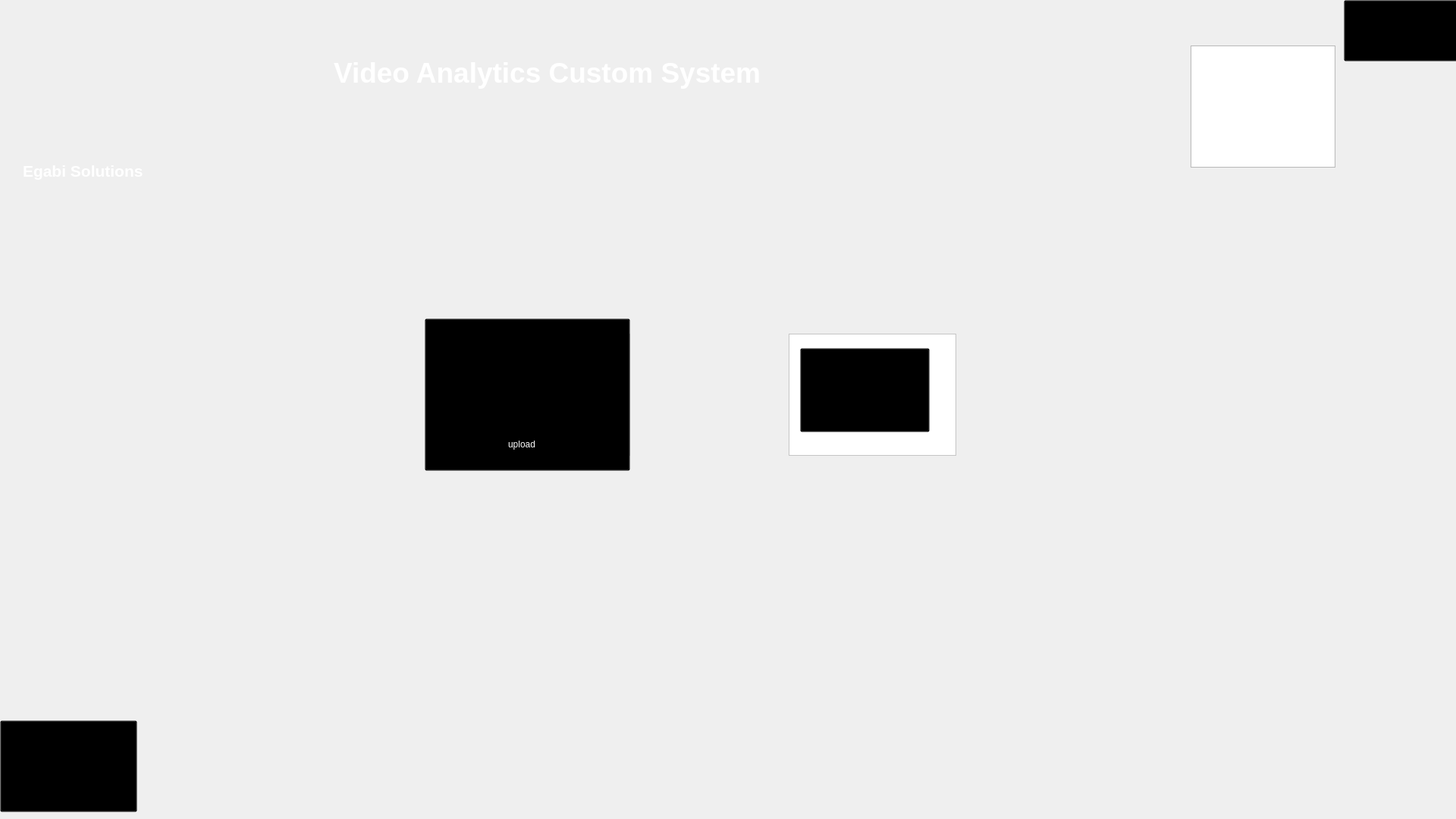
<?xml version="1.0" encoding="UTF-8"?>
<ui version="4.0">
 <class>Frame</class>
 <widget class="QFrame" name="Frame">
  <property name="geometry">
   <rect>
    <x>0</x>
    <y>0</y>
    <width>1920</width>
    <height>1080</height>
   </rect>
  </property>
  <property name="windowTitle">
   <string>Frame</string>
  </property>
  <property name="styleSheet">
   <string notr="true">border-image:url(91.jpg);</string>
  </property>
  <widget class="QGraphicsView" name="graphicsView_2">
   <property name="geometry">
    <rect>
     <x>-15</x>
     <y>-10</y>
     <width>331</width>
     <height>251</height>
    </rect>
   </property>
   <property name="styleSheet">
    <string notr="true">border-image:url(egabi3.png);
background: transparent;</string>
   </property>
  </widget>
  <widget class="QPushButton" name="pushButton">
   <property name="geometry">
    <rect>
     <x>560</x>
     <y>420</y>
     <width>271</width>
     <height>201</height>
    </rect>
   </property>
   <property name="styleSheet">
    <string notr="true">border-image:url(2.png);
background: transparent;</string>
   </property>
   <property name="text">
    <string/>
   </property>
  </widget>
  <widget class="QPushButton" name="pushButton_2">
   <property name="geometry">
    <rect>
     <x>1055</x>
     <y>459</y>
     <width>171</width>
     <height>111</height>
    </rect>
   </property>
   <property name="styleSheet">
    <string notr="true">border-image:url(32.png);
background: transparent;</string>
   </property>
   <property name="text">
    <string/>
   </property>
  </widget>
  <widget class="QLabel" name="label">
   <property name="geometry">
    <rect>
     <x>670</x>
     <y>560</y>
     <width>131</width>
     <height>51</height>
    </rect>
   </property>
   <property name="styleSheet">
    <string notr="true">background: transparent;
color: rgb(255, 255, 255);
font: 75 10pt &quot;MS Shell Dlg 2&quot;;
border-image:0;</string>
   </property>
   <property name="text">
    <string>upload</string>
   </property>
  </widget>
  <widget class="QLabel" name="label_2">
   <property name="geometry">
    <rect>
     <x>1100</x>
     <y>550</y>
     <width>161</width>
     <height>51</height>
    </rect>
   </property>
   <property name="styleSheet">
    <string notr="true">background: transparent;
color: rgb(255, 255, 255);
font: 75 10pt &quot;MS Shell Dlg 2&quot;;
border-image:0;</string>
   </property>
   <property name="text">
    <string>Camera Stream</string>
   </property>
  </widget>
  <widget class="QGraphicsView" name="graphicsView">
   <property name="geometry">
    <rect>
     <x>580</x>
     <y>440</y>
     <width>251</width>
     <height>161</height>
    </rect>
   </property>
   <property name="styleSheet">
    <string notr="true">background: transparent;
border-image:0;
background-color: rgb(255, 255, 255);</string>
   </property>
  </widget>
  <widget class="QGraphicsView" name="graphicsView_3">
   <property name="geometry">
    <rect>
     <x>1040</x>
     <y>440</y>
     <width>221</width>
     <height>161</height>
    </rect>
   </property>
   <property name="styleSheet">
    <string notr="true">background: transparent;
border-image:0;
background-color: rgb(255, 255, 255);</string>
   </property>
  </widget>
  <widget class="QPushButton" name="pushButton_3">
   <property name="geometry">
    <rect>
     <x>0</x>
     <y>950</y>
     <width>181</width>
     <height>121</height>
    </rect>
   </property>
   <property name="styleSheet">
    <string notr="true">border-image:url(back.png);
background: transparent;</string>
   </property>
   <property name="text">
    <string/>
   </property>
  </widget>
  <widget class="QPushButton" name="pushButton_4">
   <property name="geometry">
    <rect>
     <x>1772</x>
     <y>0</y>
     <width>151</width>
     <height>81</height>
    </rect>
   </property>
   <property name="styleSheet">
    <string notr="true">border-image:url(exit.png);
background: transparent;</string>
   </property>
   <property name="text">
    <string/>
   </property>
  </widget>
  <widget class="QGraphicsView" name="graphicsView_4">
   <property name="geometry">
    <rect>
     <x>1570</x>
     <y>60</y>
     <width>191</width>
     <height>161</height>
    </rect>
   </property>
   <property name="styleSheet">
    <string notr="true">border-image:url(isi.png);</string>
   </property>
  </widget>
  <widget class="QLabel" name="label_4">
   <property name="geometry">
    <rect>
     <x>30</x>
     <y>200</y>
     <width>251</width>
     <height>51</height>
    </rect>
   </property>
   <property name="font">
    <font>
     <pointsize>16</pointsize>
     <weight>75</weight>
     <bold>true</bold>
    </font>
   </property>
   <property name="styleSheet">
    <string notr="true">color: rgb(255, 255, 255);
border-image:0;</string>
   </property>
   <property name="text">
    <string>Egabi Solutions</string>
   </property>
  </widget>
  <widget class="QLabel" name="label_3">
   <property name="geometry">
    <rect>
     <x>440</x>
     <y>70</y>
     <width>741</width>
     <height>51</height>
    </rect>
   </property>
   <property name="font">
    <font>
     <pointsize>28</pointsize>
     <weight>75</weight>
     <bold>true</bold>
    </font>
   </property>
   <property name="styleSheet">
    <string notr="true">color: rgb(255, 255, 255);
border-image:0;</string>
   </property>
   <property name="text">
    <string>Video Analytics Custom System</string>
   </property>
  </widget>
  <zorder>graphicsView_3</zorder>
  <zorder>graphicsView</zorder>
  <zorder>graphicsView_2</zorder>
  <zorder>pushButton</zorder>
  <zorder>pushButton_2</zorder>
  <zorder>label</zorder>
  <zorder>label_2</zorder>
  <zorder>pushButton_3</zorder>
  <zorder>pushButton_4</zorder>
  <zorder>graphicsView_4</zorder>
  <zorder>label_4</zorder>
  <zorder>label_3</zorder>
 </widget>
 <resources/>
 <connections/>
</ui>
